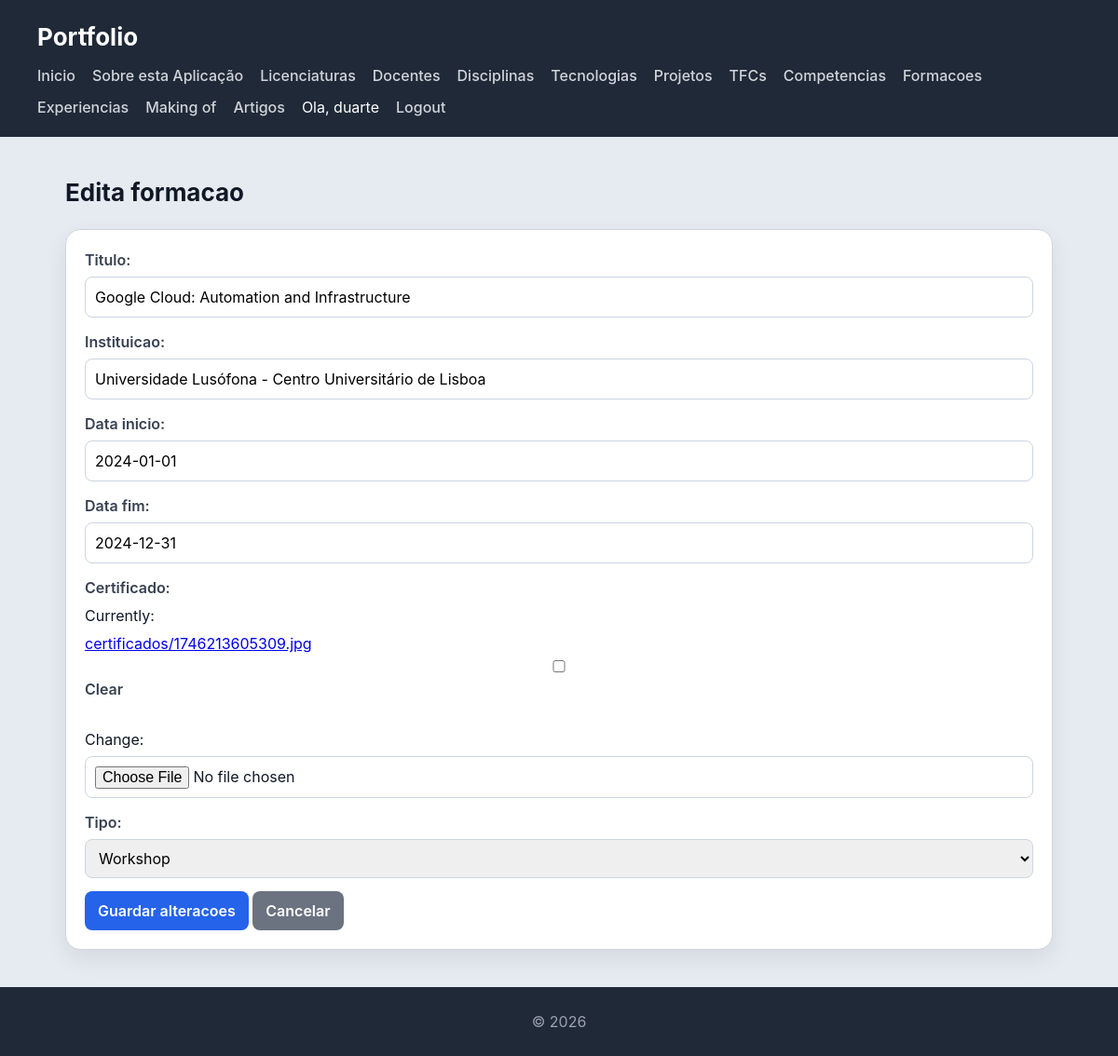
Page /formacoes/1/edita/ (signed in) on the committed database.
### portfolio/models.py (models this page shows, shortened)
class Formacao(models.Model):
    TIPO_CHOICES = [
        ('Mestrado', 'Mestrado'),
        ('Curso de Curta Duração', 'Curso de Curta Duração'),
        ('Workshop', 'Workshop'),
    ]
    titulo = models.CharField(max_length=200)
    instituicao = models.CharField(max_length=200)
    data_inicio = models.DateField()
    data_fim = models.DateField(blank=True, null=True)
    certificado = models.ImageField(upload_to='certificados/', blank=True, null=True)
    tipo = models.CharField(max_length=50, choices=TIPO_CHOICES)

### portfolio/views.py (the view)
@login_required
def edita_formacao_view(request, formacao_id):
    if not is_gestor_portfolio(request.user):
        return _sem_permissao()
    formacao = get_object_or_404(Formacao, id=formacao_id)
    form = FormacaoForm(request.POST or None, request.FILES or None, instance=formacao)
    if form.is_valid():
        form.save()
        return redirect("portfolio_formacoes")
    return render(
        request,
        "portfolio/edita_formacao.html",
        {"form": form, "formacao": formacao},
    )

### portfolio/forms.py
class FormacaoForm(forms.ModelForm):
    class Meta:
        model = Formacao
        fields = "__all__"

### accounts/utils.py (called while the page is built)
def is_gestor_portfolio(user):
    return user.is_authenticated and user.groups.filter(name='gestor-portfolio').exists()

### templates/portfolio/edita_formacao.html (shortened to what this page needs)
{% extends "portfolio/base.html" %} {% block content %}
<h2>Edita formacao</h2>
<form action="{% url 'edita_formacao' formacao.id %}" method="post" enctype="multipart/form-data">
  {{ form.as_p }}
  <button type="submit">Guardar alteracoes</button>
  <a class="button button-secondary" href="{% url 'portfolio_formacoes' %}">Cancelar</a>
</form>
{% endblock %}

### templates/portfolio/base.html (shortened to what this page needs)
{% load static %}
<!DOCTYPE html>
<html lang="pt">
  <head>
    <link rel="stylesheet" href="{% static 'escola/styles.css' %}" />
  </head>
  <body>
    <header>
      <h1>Portfolio</h1>
      <nav>
        <a href="{% url 'portfolio_home' %}">Inicio</a>
        <a href="{% url 'portfolio_sobre' %}">Sobre esta Aplicação</a>
        <a href="{% url 'portfolio_licenciaturas' %}">Licenciaturas</a>
        <a href="{% url 'portfolio_docentes' %}">Docentes</a>
        <a href="{% url 'portfolio_disciplinas' %}">Disciplinas</a>
        <a href="{% url 'portfolio_tecnologias' %}">Tecnologias</a>
        <a href="{% url 'portfolio_projetos' %}">Projetos</a>
        <a href="{% url 'portfolio_tfcs' %}">TFCs</a>
        <a href="{% url 'portfolio_competencias' %}">Competencias</a>
        <a href="{% url 'portfolio_formacoes' %}">Formacoes</a>
        <a href="{% url 'portfolio_experiencias' %}">Experiencias</a>
        <a href="{% url 'portfolio_making_of' %}">Making of</a>
        <a href="{% url 'lista_artigos' %}">Artigos</a>
        {% if request.user.is_authenticated %}
        <span>Ola, {{ request.user.username }}</span>
        <a href="{% url 'logout' %}">Logout</a>
        {% else %}
        <a href="{% url 'login' %}">Login</a>
        <a href="{% url 'magic_login' %}">Entrar com link magico</a>
        <a href="{% url 'registo' %}">Registo</a>
        {% endif %}
      </nav>
    </header>
    <main>
      {% block content %}{% endblock %}
    </main>
    <footer>
      <p>&copy; 2026</p>
    </footer>
  </body>
</html>

### escola/static/escola/styles.css (style rules this page uses)
* { box-sizing: border-box; margin: 0; padding: 0; }
body { font-family: "Inter", "Segoe UI", system-ui, -apple-system, sans-serif; background: #e6ebf2; color: #111827; line-height: 1.5; }
body > header { background: #1f2937; color: white; padding: 20px 40px; }
body > header h1 { font-size: 26px; }
body > header nav { display: flex; flex-wrap: wrap; gap: 10px 18px; margin-top: 10px; }
body > header nav a { color: #d1d5db; text-decoration: none; font-weight: 500; }
main { max-width: 1100px; margin: 40px auto; padding: 0 20px; }
h2 { margin-bottom: 20px; font-size: 26px; }
.button, button, input[type="submit"] { display: inline-block; border: 0; border-radius: 8px; background: #2563eb; color: #ffffff; cursor: pointer; font: inherit; font-weight: 600; padding: 9px 14px; text-decoration: none; }
.button-secondary { background: #6b7280; }
form { background: white; border: 1px solid #d1d5db; border-radius: 16px; box-shadow: 0 10px 25px rgba(0, 0, 0, 0.08); padding: 20px; }
form p { display: flex; flex-direction: column; gap: 6px; margin-bottom: 14px; }
label { color: #374151; font-weight: 600; }
input, select, textarea { border: 1px solid #cbd5e1; border-radius: 8px; font: inherit; padding: 9px 10px; }
footer { text-align: center; padding: 25px; background: #1f2937; color: #9ca3af; margin-top: 40px; }

### rows in the picture
Formacao: titulo "Google Cloud: Automation and Infrastructure", instituicao "Universidade Lusófona - Centro Universitário de Lisboa", data_inicio "2024-01-01", data_fim "2024-12-31", tipo "Workshop"

### other values in the picture
{{ request.user.username }} "duarte"
